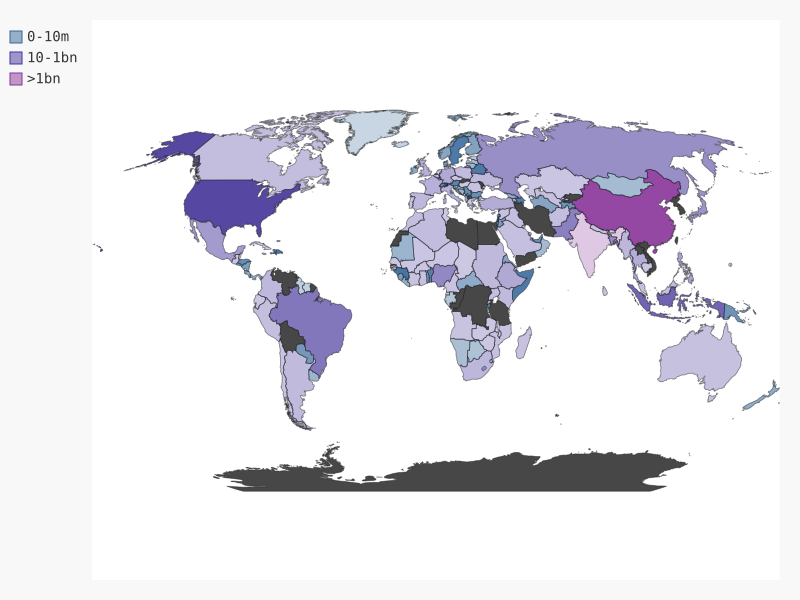

Python code for this plot:
import json

import pygal
from pygal.style import RotateStyle
from pygal.style import LightColorizedStyle

from country_codes import get_country_code

# 加载数据
filename = "population_data.json"
with open(filename) as f:
    pop_data = json.load(f)

# 创建一个人口数量的字典
cc_populations = {}

# 打印每个国家2010人口
for pop_dict in pop_data:
    if pop_dict['Year'] == '2010':
        country_name = pop_dict['Country Name']
        population = int(float(pop_dict['Value']))

        code = get_country_code(country_name)
        if code:
            cc_populations[code] = population
        else:
            print("无代码国家" + country_name)

# 根据人口将所有的国家分成三组
cc_pops_1, cc_pops_2, cc_pops_3 = {}, {}, {}
for cc, pop in cc_populations.items():
    if pop < 10000000:
        cc_pops_1[cc] = pop
    elif pop < 1000000000:
        cc_pops_2[cc] = pop
    else:
        cc_pops_3[cc] = pop

# 每组包含的国家
print(len(cc_pops_1), len(cc_pops_2), len(cc_pops_3))

# 设置样式
wm_style = RotateStyle('#336699', base_style=LightColorizedStyle)

wm = pygal.Worldmap(style=wm_style)

wm.tilte = "世界人口"
# vm.add('2010', cc_populations) # 悬浮提示: [2010] cc_populations[key]: cc_populations[value]
wm.add('0-10m', cc_pops_1)
wm.add('10-1bn', cc_pops_2)
wm.add('>1bn', cc_pops_3)


wm.render_to_file('world_population.svg')
